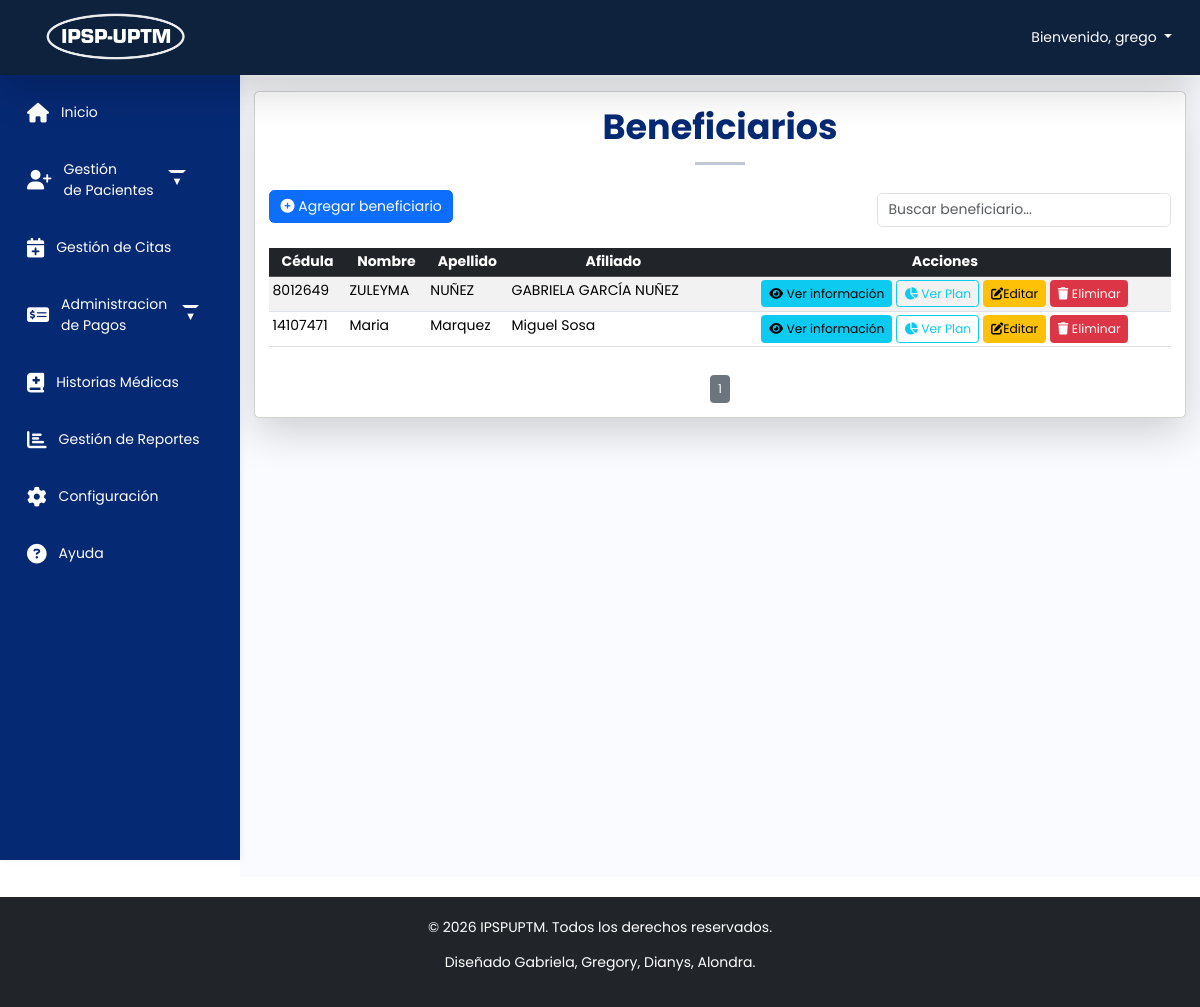
/home.php?vista=beneficiarios (signed in), run on an earlier commit of the app's database.
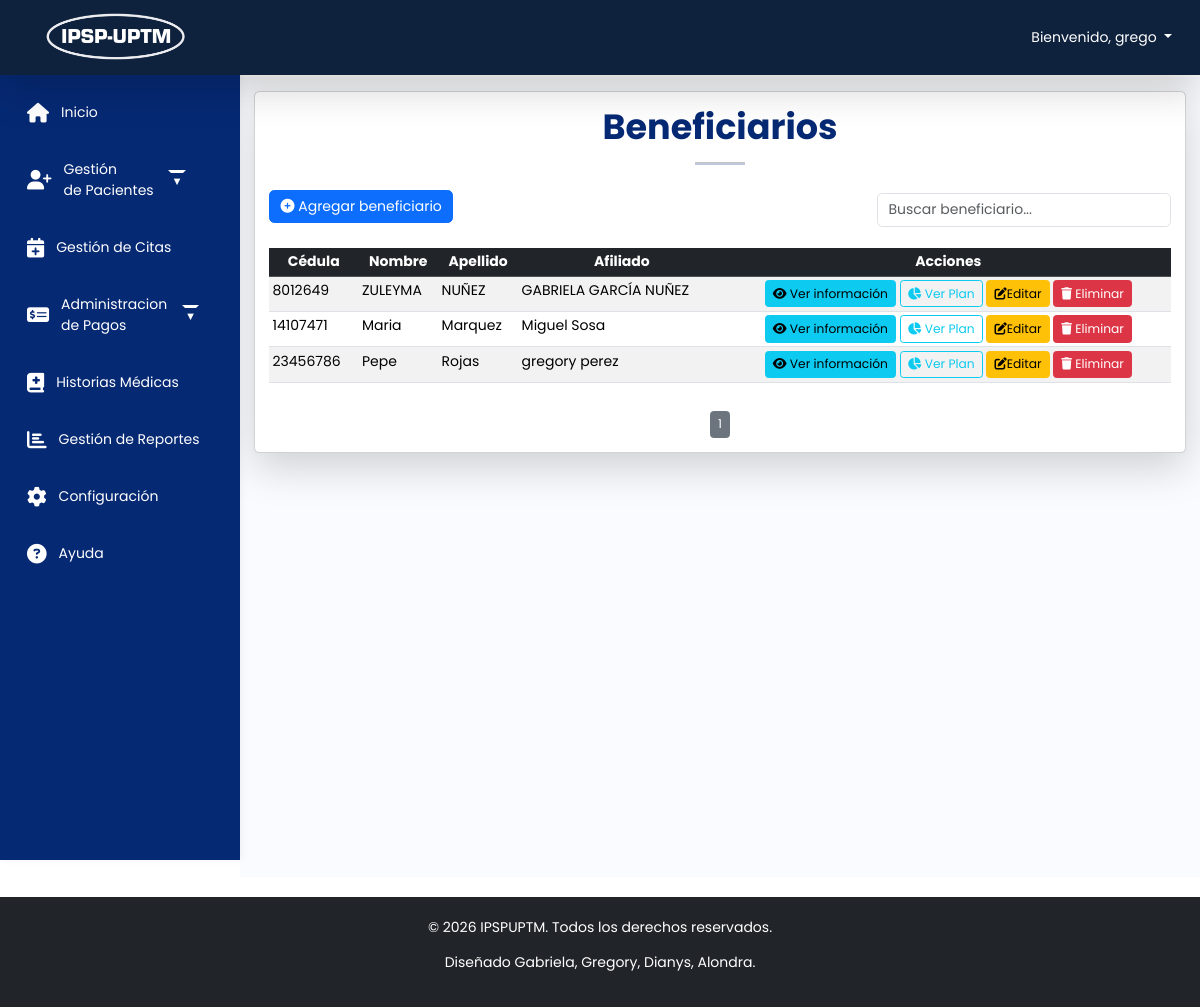
And on a later commit of the database.
### tables this page shows
CREATE TABLE `beneficiarios` (
  `ID` int(11) NOT NULL,
  `cedula` int(20) NOT NULL,
  `cedula_afil` int(20) NOT NULL,
  `created_at` timestamp NOT NULL DEFAULT current_timestamp(),
  `updated_at` timestamp NOT NULL DEFAULT current_timestamp() ON UPDATE current_timestamp()
);

CREATE TABLE `persona` (
  `cedula` int(11) NOT NULL,
  `nombre` varchar(50) NOT NULL,
  `apellido` varchar(50) NOT NULL,
  `fechanacimiento` date NOT NULL,
  `genero` enum('Masculino','Femenino','','') NOT NULL,
  `telefono` int(20) NOT NULL,
  `correo` varchar(100) NOT NULL,
  `ocupacion` varchar(50) NOT NULL,
  `estado` text NOT NULL
);

### app/beneficiarios/principal.php (the view, shortened to what this page needs)
<?php
include 'C:/xampp/htdocs/IPSPUPTM/config/database.php';
$rowsPerPage = 15;
$currentPage = isset($_GET['page']) ? intval($_GET['page']) : 1;
$offset = ($currentPage - 1) * $rowsPerPage;
try {
    $sqlBeneficiarios = "
        SELECT
            b.cedula,
            p_b.nombre AS nombre_beneficiario,
            p_b.apellido AS apellido_beneficiario,
            CONCAT(p_a.nombre, ' ', p_a.apellido) AS nombre_afiliado,
            b.created_at,
            b.updated_at
        FROM beneficiarios b
        JOIN persona p_b ON b.cedula = p_b.cedula -- Datos del beneficiario
        JOIN afiliados a ON b.cedula_afil = a.ID -- Relación entre beneficiarios y afiliados
        JOIN persona p_a ON a.cedula = p_a.cedula -- Datos del afiliado
        LIMIT $rowsPerPage OFFSET $offset
    ";
    $beneficiarios = $conn->query($sqlBeneficiarios);
    $totalRowsResult = $conn->query("SELECT COUNT(*) AS total FROM beneficiarios");
    $totalRows = $totalRowsResult->fetch_assoc()['total'];
    $totalPages = ceil($totalRows / $rowsPerPage);
} catch (Exception $e) {
    echo "Ocurrió un error: " . $e->getMessage();
    exit();
}
?>
<div class="card shadow-lg">
    <div class="cont-general">
        <div class="mt-3 m-3 text-justify">
             <h1 class="fw-bold text-center" style="color: #062974;">Beneficiarios</h1>
            <hr class="mx-auto" style="width: 50px; height: 3px; background-color: #062974;">
            <div class="row mt-4 align-items-center">
                <div class="col-auto">
                    <a href="#" class="btn btn-primary" data-bs-toggle="modal" data-bs-target="#formulariomodal">
                        <i class="fas fa-plus-circle"></i> Agregar beneficiario
                    </a>
                </div>
                <div class="col text-end mt-2">
                    <input type="text" id="search" class="form-control w-auto d-inline-block"
                        placeholder="Buscar beneficiario...">
                </div>
            </div>
            <div class="table-responsive">
                <table class="table table-sm table-striped table-hover mt-4">
                    <thead class="table-dark text-center">
                        <tr>
                            <th>Cédula</th>
                            <th>Nombre</th>
                            <th>Apellido</th>
                            <th>Afiliado</th>
                            <th>Acciones</th>
                        </tr>
                    </thead>
                    <tbody>
                        <?php while ($row = $beneficiarios->fetch_assoc()) { ?>
                        <tr>
                            <td><?php echo $row['cedula']; ?></td>
                            <td><?php echo $row['nombre_beneficiario']; ?></td>
                            <td><?php echo $row['apellido_beneficiario']; ?></td>
                            <td><?php echo $row['nombre_afiliado']; ?></td>
                            <td class="text-center">
                                <a href="#" class="btn btn-info btn-sm" data-bs-toggle="modal"
                                    data-bs-target="#vermodal" data-bs-cedula="<?= $row['cedula']; ?>">
                                    <i class="fas fa-eye"></i> Ver información
                                </a>
                                <button class="btn btn-sm btn-outline-info"
                                    onclick="verConsumoBeneficiario('<?= $row['cedula']; ?>', '<?= $row['nombre_beneficiario'].' '.$row['apellido_beneficiario']; ?>', '<?= $row['nombre_afiliado']; ?>')">
                                    <i class="fas fa-chart-pie"></i> Ver Plan
                                </button>
                                <a href="#" class="btn btn-warning btn-sm" data-bs-toggle="modal"
                                    data-bs-target="#editmodal" data-bs-cedula="<?= $row['cedula']; ?>">
                                    <i class="fas fa-edit"></i>Editar
                                </a>
                                <a href="#" class="btn btn-danger btn-sm" data-bs-toggle="modal"
                                    data-bs-target="#eliminamodal" data-bs-cedula="<?= $row['cedula']; ?>">
                                    <i class="fas fa-trash"></i> Eliminar
                                </a>
                            </td>
                        </tr>
                        <?php } ?>
                    </tbody>
                </table>
            </div>
            <div class="d-flex justify-content-center mt-3">
                <?php for ($i = 1; $i <= $totalPages; $i++) { ?>
                <a href="?page=<?php echo $i; ?>"
                    class="btn btn-sm <?php echo ($i == $currentPage) ? 'btn-secondary' : 'btn-primary'; ?> mx-1">
                    <?php echo $i; ?>
                </a>
                <?php } ?>
            </div>
        </div>
    </div>
</div>
<?php include 'C:/xampp/htdocs/IPSPUPTM/app/beneficiarios/modales/formulario/formulariomodal.php'; ?>
<?php include 'C:/xampp/htdocs/IPSPUPTM/app/beneficiarios/modales/actualizar/editmodal.php'; ?>

What changed in the data, as far as the page shows it:
added beneficiarios: cedula "23456786", cedula.nombre "Pepe", cedula.apellido "Rojas", nombre_afiliado "gregory perez"
